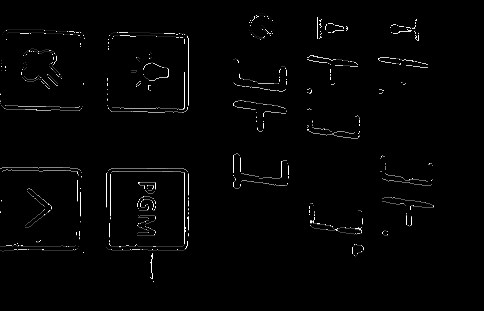
#> input picture Padrao_1.png, 484 x 311 px; its folder holds only this picture in this run
$ python -i inovaToolImage.py   (imports and definitions only)
#> lines starting #> are read from the running program, lines starting #| are printed output that depends on the picture; after the words box and inside, x2 and y2 are one past the last pixel; in counts of white or black regions, pixels touching at a corner belong together
from asyncio.windows_events import NULL
import numpy as np
import cv2
import os
import json

def getStream(cam = 0):
    return cv2.VideoCapture(cam, cv2.CAP_DSHOW)


# [49 lines left out: functions streamConfig, streamGetConf, bitwiseCompare, not called in this run]


def binarizeImg(grayImgFrame, modo = 0, threshold = 127, maxVal = 255 ):
    if modo == 1:
        ret, img_bw = cv2.threshold(grayImgFrame,threshold,maxVal,cv2.THRESH_BINARY)
    elif modo == 2:
        img_bw = cv2.adaptiveThreshold(grayImgFrame,maxVal,cv2.ADAPTIVE_THRESH_MEAN_C,cv2.THRESH_BINARY,11,2)
    elif modo == 3:
        img_bw = cv2.adaptiveThreshold(grayImgFrame,maxVal,cv2.ADAPTIVE_THRESH_GAUSSIAN_C, cv2.THRESH_BINARY,11,2)
    else:
        ret,img_bw = cv2.threshold(grayImgFrame,threshold, maxVal, cv2.THRESH_OTSU)
    return img_bw

# [316 lines left out: functions saveImg, limiarizeBycolor, imageResize, detectCorner, detectCanyBorder, changePerspective and 4 more, not called in this run]

def writeJson(file_Path, dictInfo):
    with open(file_Path, 'w') as f:
        f.write(json.dumps( dictInfo))

# [15 lines left out: functions loadJson, writeJson, not called in this run]

>>> import cv2
>>> picture = cv2.imread('Padrao_1.png', cv2.IMREAD_GRAYSCALE)
#> picture is the input picture: shape (311, 484); min 0, max 255, mean 3.8
>>> result = binarizeImg(picture)
#> in binarizeImg, `ret,img_bw = cv2.threshold(grayImgFrame,threshold, maxVal, cv2.THRESH_..`:
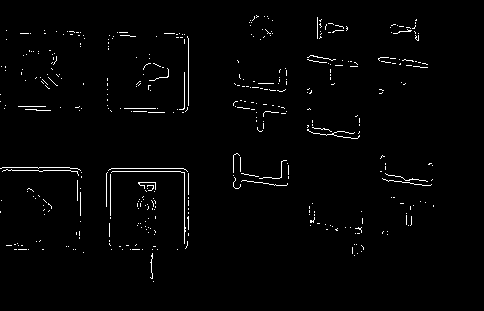
#> img_bw: shape (311, 484); 1.6% white in thin lines or dots, all inside (x1, y1, x2, y2) = (0, 15, 434, 282)
#> in binarizeImg, `ret,img_bw = cv2.threshold(grayImgFrame,threshold, maxVal, cv2.THRESH_..`: ret = 97
